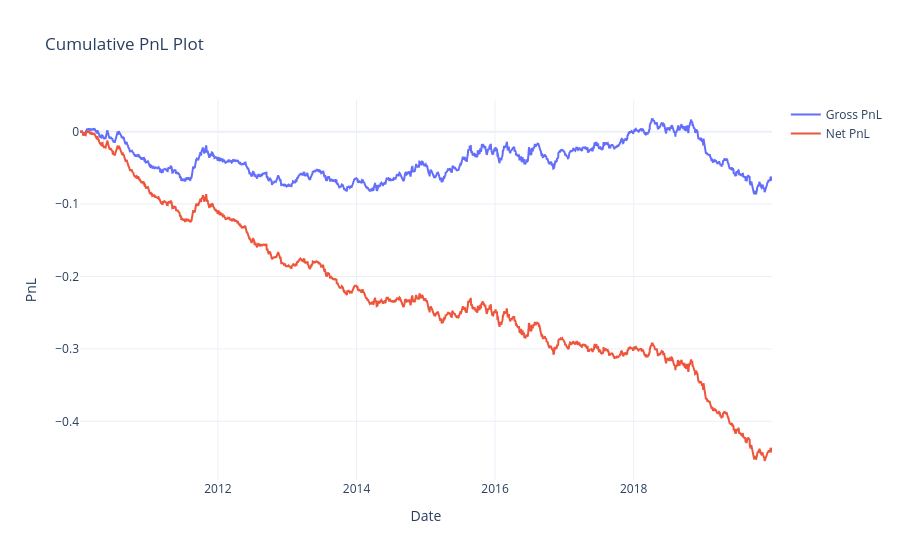

The code cell stored with this chart in its notebook:
### Code cell
sr_vectorized, pnl_vectorized = backtest_portfolio(benchmark_portfolio_vectorized.loc["2010":"2019"], returns.loc["2010":"2019"], universe.loc["2010":"2019"], True, True)

### Figure 1 — Plotly figure (JSON) as saved in the notebook; plotly's stock layout.template omitted (floating-point values rounded to 4 significant figures; data arrays with more than 128 entries replaced by an {"elided": "..."} marker saying what was removed)
{"data": [{"mode": "lines", "name": "Gross PnL", "type": "scatter", "x": {"elided": "2516 str values"}, "y": {"elided": "2516 float values"}}, {"mode": "lines", "name": "Net PnL", "type": "scatter", "x": {"elided": "2516 str values"}, "y": {"elided": "2516 float values"}}], "layout": {"showlegend": true, "title": {"text": "Cumulative PnL Plot"}, "xaxis": {"title": {"text": "Date"}}, "yaxis": {"title": {"text": "PnL"}}}}
